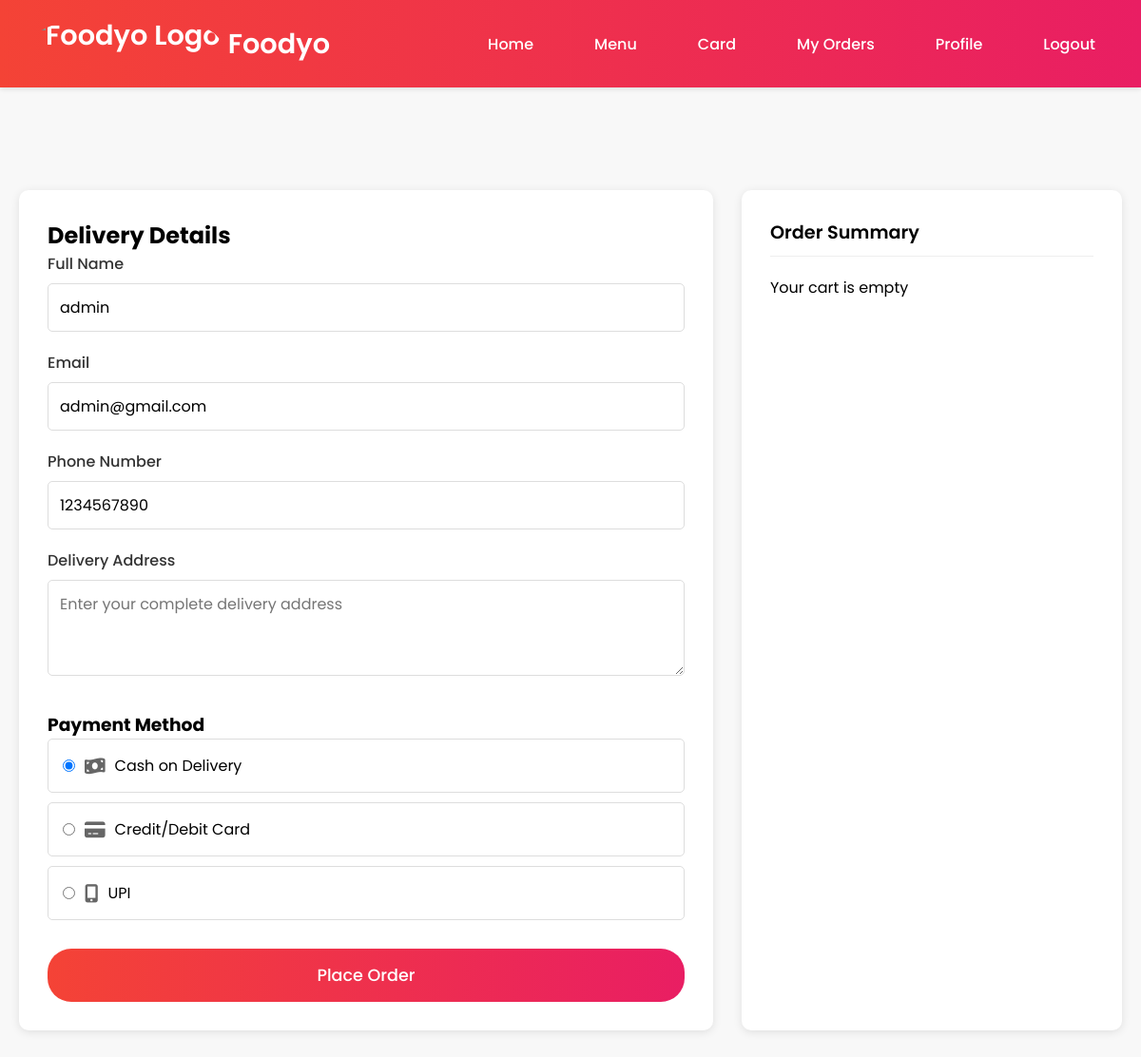
The app's page /checkout.php (signed in) with its own data.
### tables this page shows
CREATE TABLE `users` (
  `id` int(11) NOT NULL,
  `username` varchar(50) NOT NULL,
  `password` varchar(255) NOT NULL,
  `fullname` varchar(100) NOT NULL,
  `email` varchar(100) NOT NULL,
  `phone` varchar(20) NOT NULL,
  `address` text DEFAULT NULL,
  `created_at` timestamp NOT NULL DEFAULT current_timestamp(),
  `role` enum('user','admin') DEFAULT 'user'
);

### checkout.php (the view, shortened to what this page needs)
<?php
require_once 'config.php';
$user_id = $_SESSION['user_id'];
$user_query = "SELECT * FROM users WHERE id = ?";
$stmt = $conn->prepare($user_query);
$stmt->bind_param("i", $user_id);
$stmt->execute();
$user = $stmt->get_result()->fetch_assoc();
$items = [];
?>
<!DOCTYPE html>
<html lang="en">
<head>
    <link rel="stylesheet" href="https://cdnjs.cloudflare.com/ajax/libs/font-awesome/6.0.0/css/all.min.css">
    <link rel="stylesheet" href="style.css">
</head>
<body>
    <?php include 'navbar.php'; ?>
    <div class="checkout-container">
        <div class="checkout-form">
            <h2>Delivery Details</h2>
            <form method="POST" action="" onsubmit="return validateForm()">
                <div class="form-group">
                    <label for="name">Full Name</label>
                    <input type="text" id="name" name="name" value="<?php echo htmlspecialchars($user['username']); ?>" readonly>
                </div>
                <div class="form-group">
                    <label for="email">Email</label>
                    <input type="email" id="email" name="email" value="<?php echo htmlspecialchars($user['email']); ?>" readonly>
                </div>
                <div class="form-group">
                    <label for="phone">Phone Number</label>
                    <input type="tel" id="phone" name="phone" value="<?php echo htmlspecialchars($user['phone'] ?? ''); ?>" readonly>
                </div>
                <div class="form-group">
                    <label for="address">Delivery Address</label>
                    <textarea id="address" name="address" rows="3" required placeholder="Enter your complete delivery address"></textarea>
                </div>
                <div class="payment-methods">
                    <h3>Payment Method</h3>
                    <div class="payment-method">
                        <input type="radio" id="cod" name="payment_method" value="cod" checked>
                        <i class="fas fa-money-bill-wave"></i>
                        <label for="cod">Cash on Delivery</label>
                    </div>
                    <div class="payment-method">
                        <input type="radio" id="card" name="payment_method" value="card">
                        <i class="fas fa-credit-card"></i>
                        <label for="card">Credit/Debit Card</label>
                    </div>
                    <div class="payment-method">
                        <input type="radio" id="upi" name="payment_method" value="upi">
                        <i class="fas fa-mobile-alt"></i>
                        <label for="upi">UPI</label>
                    </div>
                </div>
                <button type="submit" class="place-order-btn">Place Order</button>
            </form>
        </div>
        <div class="order-summary">
            <h3 class="summary-title">Order Summary</h3>
            <?php if (empty($items)): ?>
                <div class="empty-cart-message">Your cart is empty</div>
            <?php endif; ?>
        </div>
    </div>
</body>
</html>

### style.css (style rules this page uses)
* { margin: 0; padding: 0; box-sizing: border-box; font-family: "Poppins", sans-serif; }
body { background-color: #f8f8f8; padding-top: 80px; }

### checkout.php (style rules this page uses)
.checkout-container { max-width: 1200px; margin: 100px auto 20px; padding: 20px; display: grid; grid-template-columns: 1fr 400px; gap: 30px; }
.checkout-form { background: white; border-radius: 10px; box-shadow: 0 2px 10px rgba(0,0,0,0.1); padding: 30px; }
.form-group { margin-bottom: 20px; }
.form-group label { display: block; margin-bottom: 8px; font-weight: 500; color: #333; }
.form-group input, .form-group textarea { width: 100%; padding: 12px; border: 1px solid #ddd; border-radius: 5px; font-size: 1rem; transition: border-color 0.3s ease; font-family: inherit; }
.payment-methods { margin-top: 30px; }
.payment-method { display: flex; align-items: center; padding: 15px; border: 1px solid #ddd; border-radius: 5px; margin-bottom: 10px; cursor: pointer; transition: all 0.3s ease; }
.payment-method input[type="radio"] { margin-right: 10px; }
.payment-method i { margin-right: 10px; font-size: 1.2rem; color: #666; }
.order-summary { background: white; border-radius: 10px; box-shadow: 0 2px 10px rgba(0,0,0,0.1); padding: 30px; position: sticky; top: 100px; }
.summary-title { font-size: 1.2rem; font-weight: 600; margin-bottom: 20px; padding-bottom: 10px; border-bottom: 1px solid #eee; }
.place-order-btn { background: linear-gradient(90deg, #f44336, #e91e63); color: white; border: none; padding: 15px 30px; border-radius: 25px; font-size: 1.1rem; font-weight: 500; cursor: pointer; width: 100%; margin-top: 20px; transition: all 0.3s ease; }

### navbar.php (style rules this page uses)
* { margin: 0; padding: 0; box-sizing: border-box; font-family: 'Poppins', sans-serif; }
body { background-color: #f8f8f8; }

### records on screen
users: name "admin", email "admin@gmail.com", phone "1234567890"
